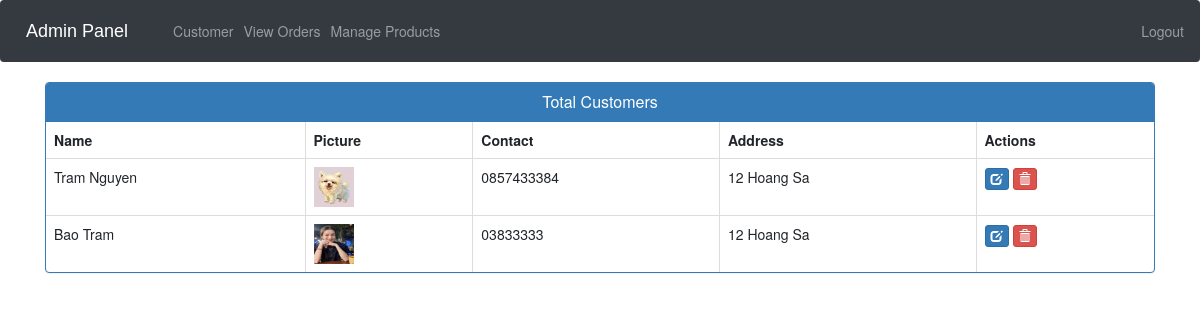
/view-customer (signed in), run on the app's committed database.
### ecom/models.py (models this page shows, shortened)
class Customer(models.Model):
    user=models.OneToOneField(User,on_delete=models.CASCADE)
    profile_pic= models.ImageField(upload_to='profile_pic/CustomerProfilePic/',null=True,blank=True)
    address = models.CharField(max_length=40)
    mobile = models.CharField(max_length=20,null=False)
    @property
    def get_name(self):
        return self.user.first_name+" "+self.user.last_name

### ecom/views.py (the view)
# urls.py: path('view-customer', views.view_customer_view,name='view-customer'),
@login_required(login_url='adminlogin')
def view_customer_view(request):
    customers=models.Customer.objects.all()
    return render(request,'ecom/view_customer.html',{'customers':customers})

### templates/ecom/view_customer.html (shortened to what this page needs)
{% extends 'ecom/admin_base.html' %}
{% load static %}
{% block content %}
<head>
  <link href="//netdna.bootstrapcdn.com/bootstrap/3.0.0/css/bootstrap.min.css" rel="stylesheet" id="bootstrap-css">
</head>
<div class="container">
  <div class="panel panel-primary">
    <div class="panel-heading">
      <h6 class="panel-title">Total Customers</h6>
    </div>
    <table class="table table-hover table-bordered" id="dev-table">
      <thead>
        <tr>
          <th>Name</th>
          <th>Picture</th>
          <th>Contact</th>
          <th>Address</th>
          <th>Actions</th>
        </tr>
      </thead>
      {% for c in customers %}
      <tr>
        <td> {{c.get_name}}</td>
        <td> <img src="{% static c.profile_pic.url %}" alt="Profile Pic" height="40px" width="40px" /></td>
        <td>{{c.mobile}}</td>
        <td>{{c.address}}</td>
        <td><a class="btn btn-primary btn-xs" href="{% url 'update-customer' c.id  %}"><span class="glyphicon glyphicon-edit"></span></a>
        <a class="btn btn-danger btn-xs" href="{% url 'delete-customer' c.id  %}"><span class="glyphicon glyphicon-trash"></span></a></td>
      </tr>
      {% endfor %}
    </table>
  </div>
</div>
{% endblock content %}

### templates/ecom/view_customer.html (style rules this page uses)
a:link { text-decoration: none; }
h6 { text-align: center; }

### data on the page
Customer: get_name "Tram Nguyen", profile_pic (picture), mobile "0857433384", address "12 Hoang Sa"
Customer: get_name "Bao Tram", profile_pic (picture), mobile "03833333", address "12 Hoang Sa"
